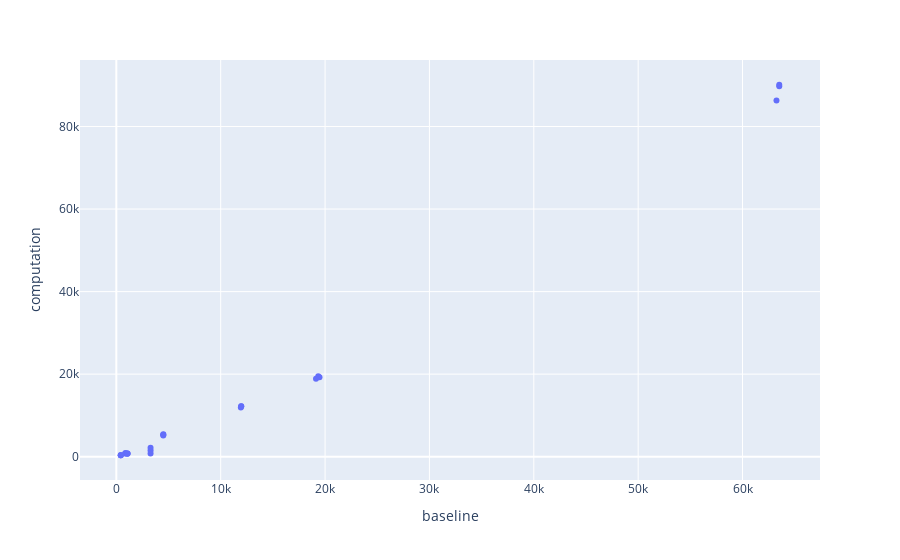

Notebook code for this chart:
### Code cell
import plotly.express as px

px.scatter(test.reset_index(), y='computation', x='baseline', hover_data=['ISO', 'Year'])

### Figure 1 — Plotly figure (JSON) as saved in the notebook; plotly's stock layout.template omitted (floating-point values rounded to 4 significant figures)
{"data": [{"customdata": [["BEL", 2016], ["BEL", 2017], ["BEL", 2018], ["BRA", 2016], ["BRA", 2017], ["BRA", 2018], ["CHE", 2016], ["CHE", 2017], ["CHE", 2018], ["DEU", 2016], ["DEU", 2017], ["DEU", 2018], ["FRA", 2016], ["FRA", 2017], ["FRA", 2018], ["HUN", 2016], ["HUN", 2017], ["HUN", 2018], ["NLD", 2016], ["NLD", 2017], ["NLD", 2018], ["SEN", 2016], ["SEN", 2017], ["SEN", 2018]], "hovertemplate": "baseline=%{x}<br>computation=%{y}<br>ISO=%{customdata[0]}<br>Year=%{customdata[1]}<extra></extra>", "legendgroup": "", "marker": {"color": "#636efa", "symbol": "circle"}, "mode": "markers", "name": "", "orientation": "v", "showlegend": false, "type": "scatter", "x": [872.4, 859, 874, 63253, 63520.0, 63518, 423.7, 423.1, 423.4, 11962, 11971, 11930, 19350.0, 19460.0, 19130.0, 4499, 4499, 4497, 1066, 1075, 1059, 3278, 3278, 3278], "xaxis": "x", "y": [814.2, 803.4, 771.4, 86330.0, 89740.0, 90120.0, 344.2, 349.0, 350.5, 12200.0, 12200.0, 11920.0, 19490.0, 19240.0, 18880.0, 5404.0, 5341.0, 5102.0, 730.3, 744.4, 789.1, 1492.0, 750.7, 2168.0], "yaxis": "y"}], "layout": {"legend": {"tracegroupgap": 0}, "margin": {"t": 60}, "xaxis": {"anchor": "y", "domain": [0, 1], "title": {"text": "baseline"}}, "yaxis": {"anchor": "x", "domain": [0, 1], "title": {"text": "computation"}}}}
